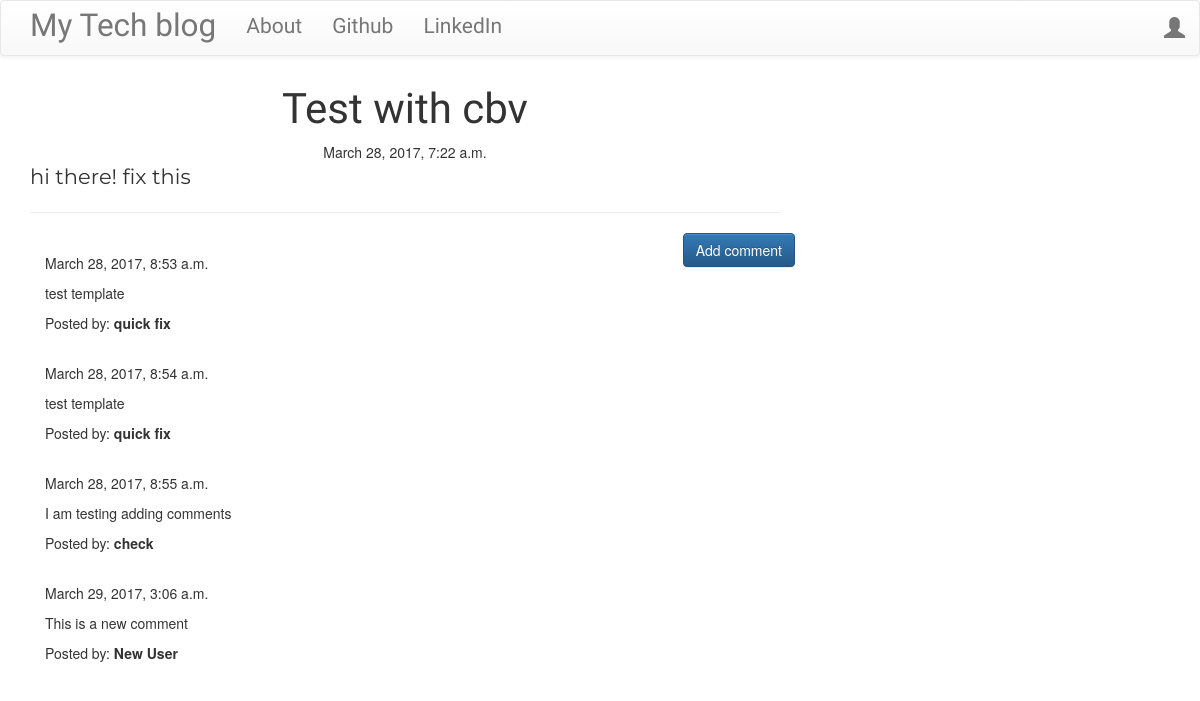
The page /post/10/ on the database its author committed.
### blog/models.py (models this page shows, shortened)
class Post(models.Model):
    author = models.ForeignKey('auth.User', on_delete=models.CASCADE)
    title = models.CharField(max_length=200)
    text = models.TextField()
    created_date = models.DateTimeField(default=timezone.now)
    published_date = models.DateTimeField(blank=True, null=True)

class Comment(models.Model):
    post = models.ForeignKey('blog.Post', related_name='comments', on_delete=models.CASCADE)
    author = models.CharField(max_length=200)
    text = models.TextField()
    created_date = models.DateTimeField(default=timezone.now)
    approved_comment = models.BooleanField(default=False)

### blog/views.py (the view)
# urls.py: path('post/<int:pk>/', views.PostDetailView.as_view(), name='post_detail'),
class PostDetailView(DetailView):
    model = Post

### blog/templates/blog/post_detail.html (shortened to what this page needs)
{% extends 'blog/base.html' %}
{% block content %}
        <h1 class='posttitle loader'>{{ post.title }}</h1>
        {% if post.published_date %}
            <div class="date postdate">
                {{ post.published_date }}
            </div>
        {% else %}
            <a class="btn btn-default" href="{% url 'blog:post_publish' pk=post.pk %}">Publish</a>
        {% endif %}
      <p class='postcontent' >{{ post.text|safe|linebreaksbr }}</p>
  <hr>
  <a class="btn btn-primary btn-comment" href="{% url 'blog:add_comment_to_post' pk=post.pk %}">Add comment</a>
  <div class="container">
  {% for comment in post.comments.all %}
  <br>
      {% if user.is_authenticated or comment.approved_comment %}
              {{ comment.created_date }}
          <p>{{ comment.text|safe|linebreaks }}</p>
          <p>Posted by: <strong>{{ comment.author }}</strong></p>
      {% endif %}
  {% empty %}
      <p>No comments posted.</p>
  {% endfor %}
</div>
{% endblock %}

### blog/static/css/blog.css (style rules this page uses)
.postdate { text-align: center; }
.posttitle { font-family: 'Russo One', sans-serif; font-size: 3em; text-align: center; }
.postcontent { font-family: 'Montserrat'; font-size: 1.5em; }
.btn-comment { position: absolute; right: 0px; }
.loader { filter:hue-rotate(0deg); color: linear-gradient(45deg,#0f8,#08f); animation:hue 5000ms infinite linear; }

### rows shown on the page
Post: title "Test with cbv", published_date "March 28, 2017, 7:22 a.m.", text "hi there! fix this"
Comment: created_date "March 28, 2017, 8:53 a.m.", text "test template", author "quick fix"
Comment: created_date "March 28, 2017, 8:54 a.m.", text "test template", author "quick fix"
Comment: created_date "March 28, 2017, 8:55 a.m.", text "I am testing adding comments", author "check"
Comment: created_date "March 29, 2017, 3:06 a.m.", text "This is a new comment", author "New User"
